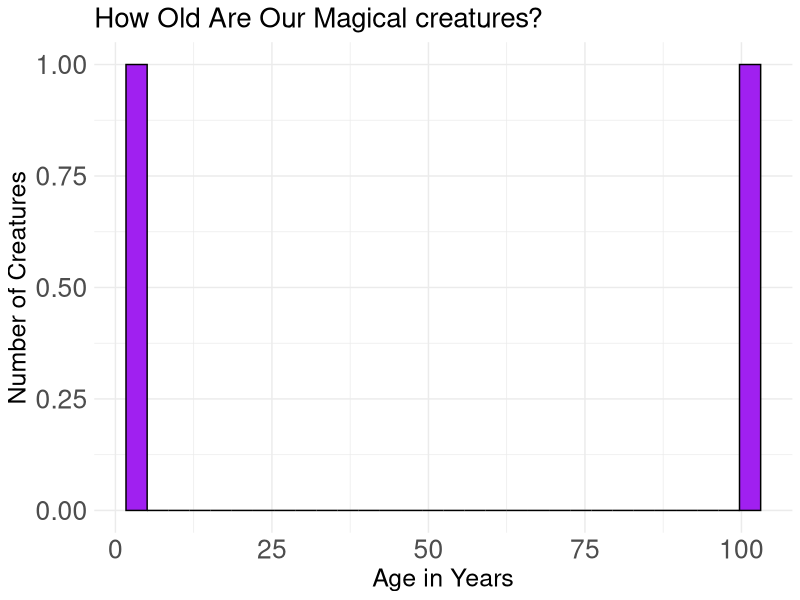
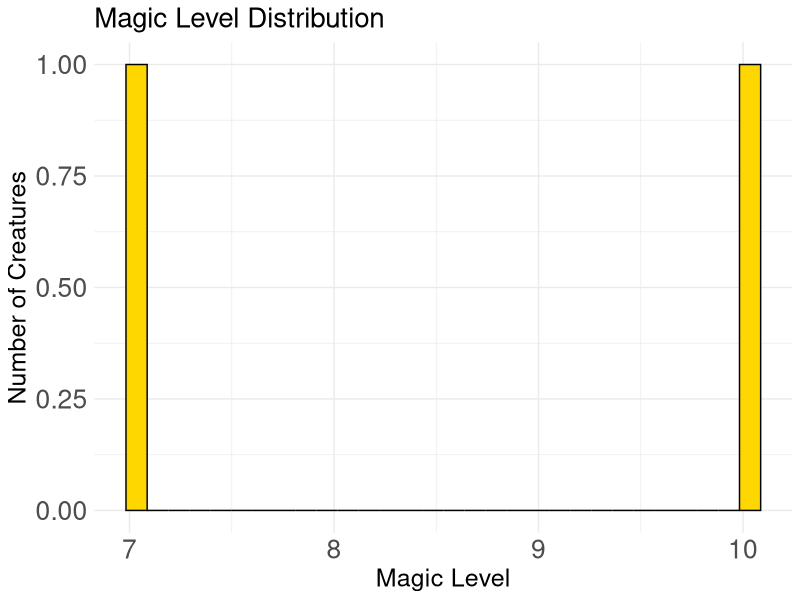
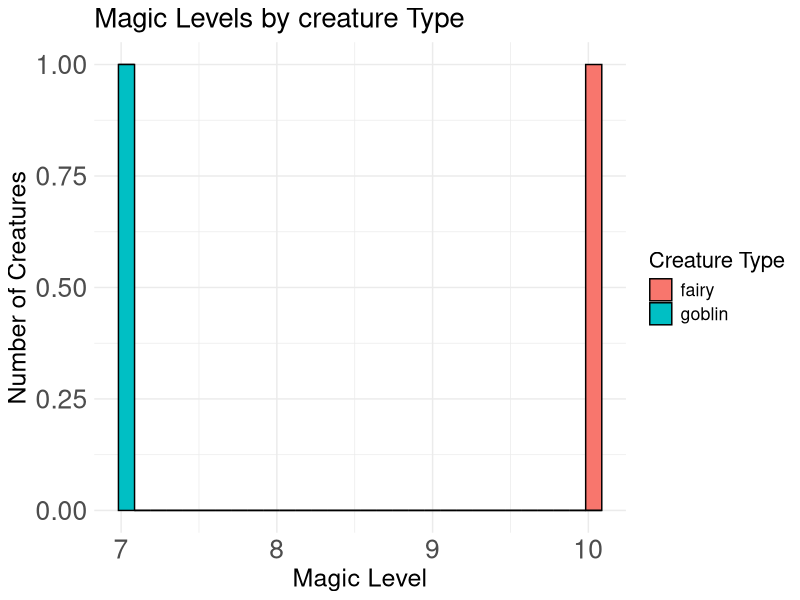

R code for these plots, in order: (Note: this script raises an error after producing the figures.)
# 🔮 Day 3 - Spell 5: Histogram Magic

# Learn to see the shape of your data!
# Histograms show us patterns like mountains and valleys in our data

########################################################
# Step 1: Load tools and data

library(ggplot2)  # Our plotting magic toolbox
library(dplyr)
creature_data <- read.csv("../datasets/creatures.csv")

print("🎨 Ready to paint with creature data!")

########################################################
# Step 2: Understanding Histograms

# 💡 What is a Histogram?
# Histogram is a bar chart that shows the distribution of a variable
# It shows how many creatures are in each age range
# It shows the shape of the data

# Let's look at the ages of our creatures
print("🔍 Let's explore creature ages:")
print(creature_data$creature_age)

########################################################
# Step 3: Create your first histogram

# Show the distribution of creature ages
age_histogram <- ggplot(creature_data, aes(x = creature_age)) +
  geom_histogram(fill = "purple", color = "black") +
  labs(title = "How Old Are Our Magical creatures?",
       x = "Age in Years",
       y = "Number of Creatures")+
  theme_minimal() +
  theme(text = element_text(size = 16),
        plot.title = element_text(size = 20),
        axis.title = element_text(size = 18),
        axis.text = element_text(size = 19))

print(age_histogram)

########################################################
# Step 4: Try different data

# Look at magic levels
magic_histogram <- ggplot(creature_data, aes(x = magic_power)) +
  geom_histogram(fill = "gold", color = "black") +
  labs(title = "Magic Level Distribution",
       x = "Magic Level",
       y = "Number of Creatures")+
  theme_minimal() +
  theme(text = element_text(size = 16),
        plot.title = element_text(size = 20),
        axis.title = element_text(size = 18),
        axis.text = element_text(size = 19))

print(magic_histogram)

########################################################
# Step 5: Make it colorful by groups

# Different colors for different creature types
colorful_histogram <- ggplot(creature_data, aes(x = magic_power, fill = creature_type)) +
  geom_histogram(color = "black") +
  labs(title = "Magic Levels by creature Type",
       x = "Magic Level",
       y = "Number of Creatures",
       fill = "Creature Type")+
  theme_minimal() +
  theme(text = element_text(size = 16),
        plot.title = element_text(size = 20),
        axis.title = element_text(size = 18),
        axis.text = element_text(size = 19))

print(colorful_histogram)

########################################################
# 🎈 Your turn to create!

# Challenge 1: Create a histogram of ages with different colors for different creature types
# YOUR CODE HERE:
my_histogram <- ggplot(creature_data, aes(x = ...)) +
  geom_histogram(fill = "...", color = "...") +
  labs(title = "...",
       x = "...",
       y = "...")+
  theme_minimal() +
  theme(text = element_text(size = 16),
        plot.title = element_text(size = 20),
        axis.title = element_text(size = 18),
        axis.text = element_text(size = 19))

########################################################
# 💡 Memory Tip:
# ggplot() starts the plot
# aes(x = column) tells what data to use
# geom_histogram() creates the bars
# bins = number of bars to create
# fill = color inside bars, color = outline color
# labs() adds titles and labels